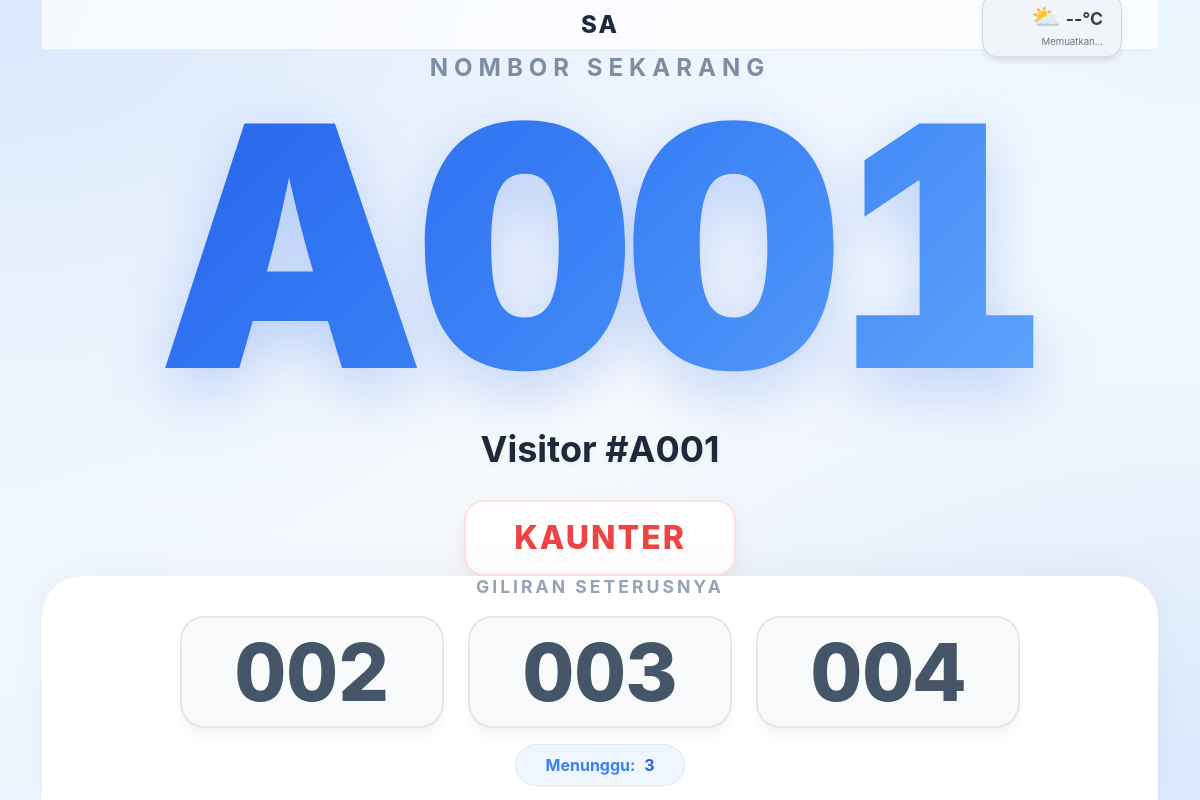
/q/sa/display/, run on an earlier commit of the app's database.
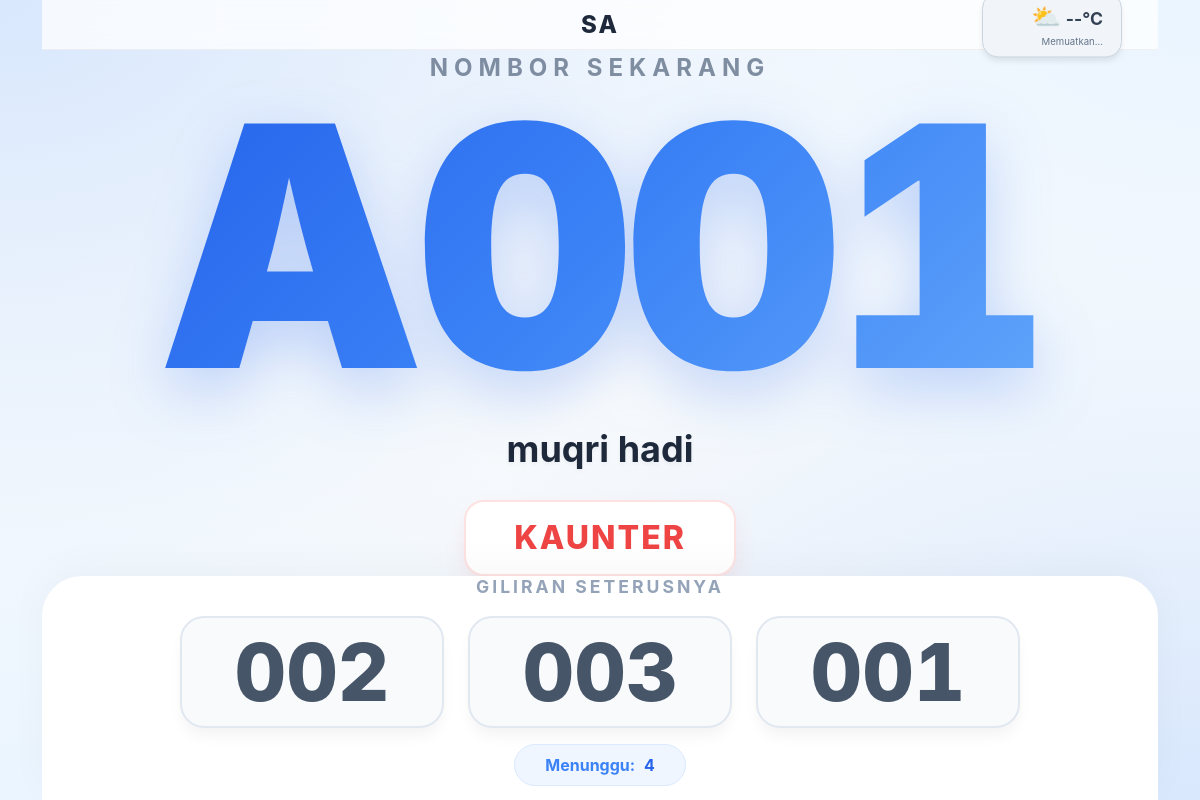
And on a later commit of the database.
### queues/models.py (models this page shows, shortened)
class Queue(models.Model):
    name = models.CharField(max_length=200, verbose_name="Nama Barisan")
    slug = models.SlugField(unique=True, max_length=255, blank=True)
    created_at = models.DateTimeField(auto_now_add=True)
    input_label = models.CharField(max_length=100, default="Masukkan nama anda")
    allow_join = models.BooleanField(default=True)       # Visitor self-sign-in
    ask_input = models.BooleanField(default=False)       # Ask for visitor input
    capacity = models.IntegerField(default=1000)         # Queue capacity
    logo = models.ImageField(upload_to='queue_logos/', blank=True, null=True)
    WAIT_TIME_CHOICES = [
        ('AUTO', 'Automatically calculated'),
        ('HIDDEN', 'Hidden'),
    ]
    wait_time_display = models.CharField(max_length=10, choices=WAIT_TIME_CHOICES, default='AUTO')
    LANGUAGE_CHOICES = [
        ('AUTO', 'Auto'),
        ('EN', 'English'),
        ('MS', 'Malay'),
    ]
    status_language = models.CharField(max_length=10, choices=LANGUAGE_CHOICES, default='AUTO')

class Visitor(models.Model):
    queue = models.ForeignKey(Queue, on_delete=models.CASCADE, related_name='visitors')
    name = models.CharField(max_length=100)
    number = models.IntegerField() # Nombor giliran (101, 102...)
    joined_at = models.DateTimeField(auto_now_add=True)
    served_at = models.DateTimeField(null=True, blank=True)
    STATUS_CHOICES = [
        ('WAITING', 'Waiting'),
        ('SERVING', 'Serving'),
        ('COMPLETED', 'Completed'),
    ]
    status = models.CharField(max_length=20, choices=STATUS_CHOICES, default='WAITING')
    is_returned = models.BooleanField(default=False)
    is_invited = models.BooleanField(default=False)
    SERVICE_CHOICES = [
        ('A', 'Pendaftaran'),
        ('B', 'Pembayaran'),
        ('C', 'Pertanyaan'),
    ]
    service_type = models.CharField(max_length=1, choices=SERVICE_CHOICES, default='A')
    @property
    def ticket_number(self):
        return f"{self.service_type}{self.number:03d}"

### queues/views.py (the view)
# urls.py: path('q/<slug:slug>/display/', views.status_display, name='status_display'),
def status_display(request, slug):
    queue = get_object_or_404(Queue, slug=slug)
    current_serving = Visitor.objects.filter(queue=queue, status='SERVING').first()
    waiting_visitors = Visitor.objects.filter(queue=queue, status='WAITING').order_by('is_returned', 'id')
    waiting_count = waiting_visitors.count()
    next_visitors = [f"{v.number:03d}" for v in waiting_visitors[:3]]
    return render(request, 'queues/display.html', {
        'queue': queue,
        'current_serving': current_serving,
        'waiting_count': waiting_count,
        'next_visitors': next_visitors
    })

### queues/templates/queues/display.html (shortened to what this page needs)
{% extends 'base.html' %}
{% block content %}
<div class="display-container">
    <div class="queue-header">
        <div class="queue-title">{{ queue.name }}</div>
        <div class="widget-group">
            <div class="widget-box" id="weather-widget">
                <div class="weather-row">
                    <span id="weather-icon" class="weather-icon">⛅</span>
                    <span id="temp-display" class="temp-display">--°C</span>
                </div>
                <div id="weather-desc" class="weather-desc">Memuatkan...</div>
            </div>
        </div>
    </div>
    <div class="active-section">
        <div class="label-current">Nombor Sekarang</div>
        <div id="number-text" class="big-number">
            {% if current_serving %} {{ current_serving.ticket_number }} {% else %} --- {% endif %}
        </div>
        <div id="name-text" class="visitor-name">
            {{ current_serving.name|default:"" }}
        </div>
        <div id="counter-text" class="counter-display" style="{% if not current_serving %}display: none;{% endif %}">
            {{ current_serving.served_by|default:"KAUNTER" }}
        </div>
    </div>
    <div class="footer-section">
        <div class="next-label">Giliran Seterusnya</div>
        <div id="next-list-container" class="next-list">
            {% if next_visitors %}
                {% for ticket in next_visitors %}
                    <div class="next-card"><span class="next-number">{{ ticket }}</span></div>
                {% endfor %}
            {% else %}
                <div class="next-card"><span class="next-number">-</span></div>
                <div class="next-card"><span class="next-number">-</span></div>
                <div class="next-card"><span class="next-number">-</span></div>
            {% endif %}
        </div>
        <div class="waiting-bar">
            Menunggu: <span id="total-waiting" style="color:#2563eb; margin-left: 5px;">{{ waiting_count|default:"0" }}</span>
        </div>
    </div>
</div>
{% endblock %}

### queues/templates/base.html (shortened to what this page needs)
<!DOCTYPE html>
<html>
<head>
    <link href="https://cdn.jsdelivr.net/npm/bootstrap@5.3.0/dist/css/bootstrap.min.css" rel="stylesheet">
</head>
<body hx-headers='{"X-CSRFToken": "{{ csrf_token }}"}'>
    <div class="container">
        {% block content %}{% endblock %}
    </div>
</body>
</html>

### queues/templates/base.html (style rules this page uses)
body { background-color: #f8f9fa; font-family: sans-serif; }
.big-number { font-size: 8rem; font-weight: bold; }

### queues/templates/queues/display.html (style rules this page uses)
:root { --primary-gradient: linear-gradient(135deg, #2563eb 0%, #3b82f6 50%, #60a5fa 100%); --text-dark: #1e293b; --text-grey: #64748b; --bg-color: #f8fafc; }
html, body { height: 100%; width: 100%; margin: 0; padding: 0; overflow: hidden; background-color: var(--bg-color); background-image: radial-gradient(at 0% 0%, hsla(215,90%,92%,1) 0, transparent 50%), radial-gradient(at 100% 0%, hsla(210,100%,96%,1) 0, transparent 50%), radial-gradient(at 100% 100%, hsla(215,90%,92%,1) 0, transparent 50%), radial-gradient(at 0% 100%, hsla(210,100%,96%,1) 0, transparent 50%); font-family: 'Inter', -apple-system, BlinkMacSystemFont, "Segoe UI", Roboto, sans-serif; }
.display-container { height: 100vh; display: flex; flex-direction: column; }
.queue-header { height: 15vh; display: flex; justify-content: center; align-items: center; position: relative; padding: 0 2vw; border-bottom: 1px solid rgba(0,0,0,0.05); background: rgba(255, 255, 255, 0.75); backdrop-filter: blur(16px); }
.queue-title { font-size: clamp(1.5rem, 1vw, 3.5rem); font-weight: 800; color: var(--text-dark); text-transform: uppercase; letter-spacing: 2px; text-align: center; width: 60%; white-space: normal; line-height: 1.1; position: absolute; left: 50%; top: 50%; transform: translate(-50%, -50%); overflow: visible; }
.widget-group { position: absolute; right: 3vw; top: 50%; transform: translateY(-50%); display: flex; gap: 1vw; align-items: center; }
.widget-box { background: #f1f5f9; padding: 0.8vh 1.5vw; border-radius: 16px; border: 1px solid #cbd5e1; box-shadow: 0 4px 6px -1px rgba(0, 0, 0, 0.1); display: flex; flex-direction: column; align-items: flex-end; justify-content: center; min-width: 140px; }
.weather-icon { font-size: clamp(1.5rem, 3vh, 2.5rem); }
.temp-display { font-size: clamp(1rem, 2.2vh, 1.8rem); font-weight: 700; color: #334155; }
.weather-desc { font-size: clamp(0.6rem, 1vh, 0.9rem); color: #64748b; text-transform: capitalize; }
.active-section { flex: 1; display: flex; flex-direction: column; justify-content: center; align-items: center; text-align: center; }
.label-current { font-size: clamp(1.2rem, 3vh, 2.5rem); font-weight: 700; color: var(--text-grey); text-transform: uppercase; letter-spacing: 6px; margin-bottom: -1vh; opacity: 0.8; }
.big-number { font-size: clamp(14rem, 42vh, 45rem); font-weight: 900; line-height: 1; margin: 0; background: var(--primary-gradient); -webkit-background-clip: text; -webkit-text-fill-color: transparent; background-clip: text; filter: drop-shadow(0 20px 30px rgba(37, 99, 235, 0.25)); font-variant-numeric: tabular-nums; letter-spacing: -8px; }
.visitor-name { font-size: clamp(1.8rem, 4.5vh, 4rem); color: var(--text-dark); font-weight: 700; margin-top: 1vh; text-shadow: 0 2px 4px rgba(0,0,0,0.05); }
.counter-display { font-size: clamp(1.5rem, 4vh, 3.5rem); color: #ef4444; font-weight: 800; margin-top: 3vh; text-transform: uppercase; background: #fff; padding: 1.5vh 4vw; border-radius: 20px; box-shadow: 0 10px 25px -5px rgba(239, 68, 68, 0.15); border: 2px solid #fee2e2; letter-spacing: 2px; }
.footer-section { height: 28vh; background: white; border-radius: 40px 40px 0 0; box-shadow: 0 -10px 40px rgba(0,0,0,0.03); display: flex; flex-direction: column; justify-content: center; align-items: center; gap: 2vh; z-index: 10; }
.next-label { font-size: clamp(1rem, 2.2vh, 1.5rem); font-weight: 700; color: #94a3b8; text-transform: uppercase; letter-spacing: 3px; }
.next-list { display: flex; gap: 2vw; justify-content: center; width: 100%; }
.next-card { background-color: #f8fafc; width: 22vw; height: 14vh; border-radius: 24px; display: flex; align-items: center; justify-content: center; border: 2px solid #e2e8f0; box-shadow: 0 10px 15px -3px rgba(0,0,0,0.05); transition: transform 0.3s; }
.next-number { font-size: clamp(3rem, 10vh, 8rem); font-weight: 800; color: #475569; line-height: 1; font-variant-numeric: tabular-nums; }
.waiting-bar { background: #eff6ff; color: #3b82f6; padding: 1vh 2.5vw; border-radius: 50px; font-size: clamp(1rem, 2vh, 1.5rem); font-weight: 700; margin-top: auto; margin-bottom: 2vh; border: 1px solid #dbeafe; }

What changed in the data, as far as the page shows it:
removed Visitor: ticket_number "A001", name "Visitor #A001"
added Visitor: ticket_number "A001", name "muqri hadi"
Also different on the page:
{{ waiting_count|default:"0" }}: "3" → "4"
new list line: "001"
list line gone: "004"
